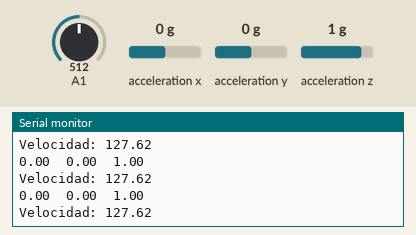
A sketch run on a simulated Arduino Nano 33 IoT. On the bench: the last lines printed to the serial monitor. Inputs (shaded band) come from the test bench; at power-on: acceleration x 0 g, A1 = 512, acceleration y 0 g, acceleration z 1 g. Nothing arrives over Bluetooth unless stated; a phone connects over Bluetooth LE 3 s after start.

Above: at 3.9 s.
4.0 s: acceleration x set to -1.4 g
At 4.02 s:
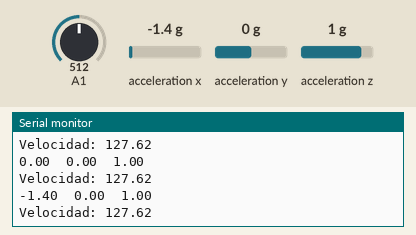
5.5 s: A1 set to 716
At 5.55 s:
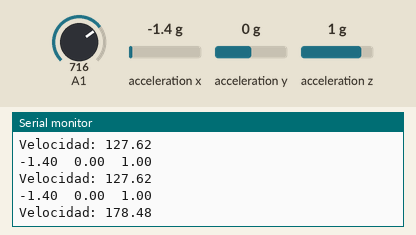
7.0 s: acceleration y set to -1.4 g
At 7.07 s:
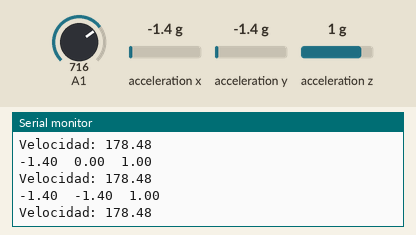
8.5 s: acceleration z set to -1.4 g
At 8.6 s:
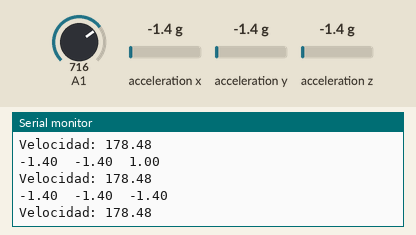
10.0 s: A1 set to 992
At 11.95 s:
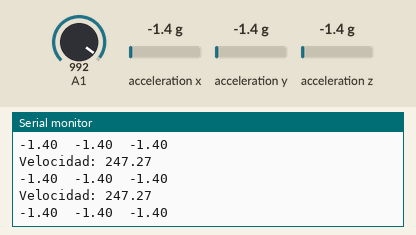
Timing chart, 0 to 12.5 s (numbered marks = the images above; inputs shaded):
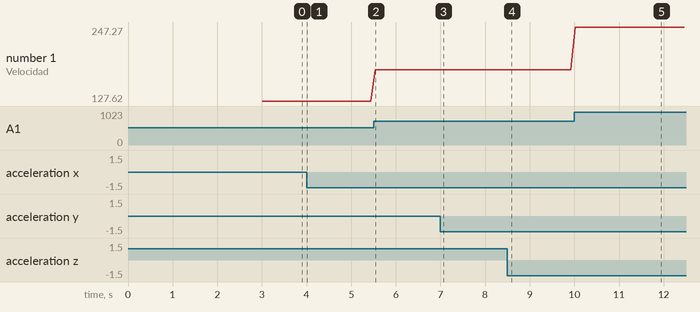

The sketch:

Mando_Kuki_RP2040.ino
```cpp
#include <ArduinoBLE.h>
#include <Arduino_LSM6DSOX.h>

float Ax, Ay, Az;

BLEService S("19B10000-E8F2-537E-4F6C-D104768A1214"); // BLE servicio del mando.
// BLE Characteristic - custom 128-bit UUID, read and writable by central
BLEFloatCharacteristic X("19B10001-E8F2-537E-4F6C-D104768A1214", BLERead | BLENotify | BLEWrite);
BLEFloatCharacteristic Y("19B10002-E8F2-537E-4F6C-D104768A1214", BLERead | BLENotify | BLEWrite);
BLEFloatCharacteristic Vel("19B10004-E8F2-537E-4F6C-D104768A1214", BLERead | BLENotify | BLEWrite);
void setup() {
  Serial.begin(9600);
  if (!BLE.begin()) {
    Serial.println("Starting Bluetooth® Low Energy failed!");
  }
  if (!IMU.begin()) {
    Serial.println("Failed to initialize IMU!");

    while (1);
  }
  // Meter el nombre del servicio y el nombre local del Bluetooth.
  BLE.setLocalName("Mando Kuki");
  BLE.setAdvertisedService(S);
  // Añadir las características al servicio.
  S.addCharacteristic(X);
  S.addCharacteristic(Y);
  S.addCharacteristic(Vel);
  // Añadir servicio
  BLE.addService(S);
  // Comenzar el advertise.
  BLE.advertise();
  Serial.println("BLE Mando, esperando a conexiones...");
}

void loop() {
  // Escuchando por BLE peripherals para conectarse.
  BLEDevice central = BLE.central();
  //  Sí, la central está conectada.
  if (central) {
    Serial.print("Conectada a central: ");
    // Imprime la dirección de la central.
    Serial.println(central.address());
    // Siempre que esté conectado a la central:
    while (central.connected()) {
      lectura();
      delay(100);

    // Cuando se desconecta:
    }
    Serial.print(F("Desconectado de central:  "));
    Serial.println(central.address());
  }
}

void lectura() {
// Lectura del acelerómetro y envío por Bluetooth.
  if (IMU.accelerationAvailable()) {
    IMU.readAcceleration(Ax, Ay, Az);
    Serial.print(Ax);
    Serial.print('\t');
    Serial.print(Ay);
    Serial.print('\t');
    Serial.println(Az);
    X.writeValue(Ax);
    Y.writeValue(Ay);
  }
 // Lectura del potenciómetro y envío por Bluetooth.
  int lectura_potenciometro = analogRead(A1);
  float PotVel = (float)lectura_potenciometro / 1023.0; // Normalizar a 0.0–1.0
  PotVel = PotVel * 255.0;    // Ahora normalizado 0–10
  Serial.print("Velocidad: ");
  Serial.println(PotVel, 2);
  Vel.writeValue(PotVel);

}
```

Measured:
- after the input at 4.0 s, the serial monitor: prints a new line at once (image 1)
- after the input at 5.5 s, the serial monitor: prints a new line at once (image 2)
- after the input at 7.0 s, the serial monitor: prints a new line after 0.07 s (image 3)
- after the input at 8.5 s, the serial monitor: prints a new line after 0.09 s (image 4)
- after the input at 10.0 s, the serial monitor: prints a new line at once (image 5)
- plotted number 1: 127.62 → 178.48 after the input at 5.5 s, 178.48 → 247.27 after the input at 10.0 s
